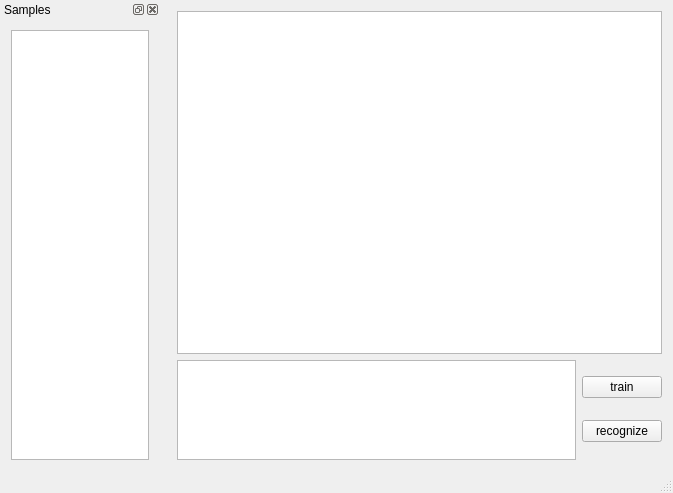
<?xml version="1.0" encoding="UTF-8"?>
<ui version="4.0">
 <class>MainWindowClass</class>
 <widget class="QMainWindow" name="MainWindowClass">
  <property name="geometry">
   <rect>
    <x>0</x>
    <y>0</y>
    <width>669</width>
    <height>493</height>
   </rect>
  </property>
  <property name="windowTitle">
   <string>HDR 1.0</string>
  </property>
  <property name="windowIcon">
   <iconset resource="res/res.qrc">
    <normaloff>:/new/main/main</normaloff>:/new/main/main</iconset>
  </property>
  <property name="styleSheet">
   <string notr="true"/>
  </property>
  <widget class="QWidget" name="centralWidget">
   <layout class="QGridLayout" name="gridLayout">
    <item row="0" column="0">
     <layout class="QVBoxLayout" name="verticalLayout_6">
      <item>
       <widget class="QGraphicsView" name="graphicsView">
        <property name="minimumSize">
         <size>
          <width>485</width>
          <height>325</height>
         </size>
        </property>
        <property name="alignment">
         <set>Qt::AlignLeading|Qt::AlignLeft|Qt::AlignTop</set>
        </property>
        <property name="cacheMode">
         <set>QGraphicsView::CacheBackground</set>
        </property>
        <property name="transformationAnchor">
         <enum>QGraphicsView::NoAnchor</enum>
        </property>
        <property name="resizeAnchor">
         <enum>QGraphicsView::NoAnchor</enum>
        </property>
       </widget>
      </item>
      <item>
       <layout class="QHBoxLayout" name="horizontalLayout_3">
        <item>
         <widget class="QTextEdit" name="resultEdit">
          <property name="minimumSize">
           <size>
            <width>0</width>
            <height>80</height>
           </size>
          </property>
          <property name="maximumSize">
           <size>
            <width>16777215</width>
            <height>100</height>
           </size>
          </property>
         </widget>
        </item>
        <item>
         <layout class="QVBoxLayout" name="verticalLayout">
          <item>
           <widget class="QPushButton" name="trainButton">
            <property name="text">
             <string>train</string>
            </property>
           </widget>
          </item>
          <item>
           <widget class="QPushButton" name="pushButton">
            <property name="text">
             <string>recognize</string>
            </property>
           </widget>
          </item>
         </layout>
        </item>
       </layout>
      </item>
     </layout>
    </item>
   </layout>
  </widget>
  <widget class="QMenuBar" name="menuBar">
   <property name="geometry">
    <rect>
     <x>0</x>
     <y>0</y>
     <width>669</width>
     <height>20</height>
    </rect>
   </property>
  </widget>
  <widget class="QStatusBar" name="statusBar">
   <property name="sizeGripEnabled">
    <bool>true</bool>
   </property>
  </widget>
  <widget class="QDockWidget" name="dockWidget">
   <property name="sizePolicy">
    <sizepolicy hsizetype="Expanding" vsizetype="Expanding">
     <horstretch>0</horstretch>
     <verstretch>0</verstretch>
    </sizepolicy>
   </property>
   <property name="minimumSize">
    <size>
     <width>160</width>
     <height>320</height>
    </size>
   </property>
   <property name="maximumSize">
    <size>
     <width>160</width>
     <height>524287</height>
    </size>
   </property>
   <property name="windowTitle">
    <string>Samples</string>
   </property>
   <attribute name="dockWidgetArea">
    <number>1</number>
   </attribute>
   <widget class="QWidget" name="dockWidgetContents">
    <layout class="QGridLayout" name="gridLayout_2">
     <item row="0" column="0">
      <widget class="SampleView" name="treeView">
       <property name="sortingEnabled">
        <bool>false</bool>
       </property>
       <property name="allColumnsShowFocus">
        <bool>true</bool>
       </property>
       <property name="headerHidden">
        <bool>true</bool>
       </property>
      </widget>
     </item>
    </layout>
   </widget>
  </widget>
 </widget>
 <layoutdefault spacing="6" margin="11"/>
 <customwidgets>
  <customwidget>
   <class>SampleView</class>
   <extends>QTreeView</extends>
   <header location="global">sampleview.h</header>
  </customwidget>
 </customwidgets>
 <resources>
  <include location="res/res.qrc"/>
 </resources>
 <connections>
  <connection>
   <sender>pushButton</sender>
   <signal>clicked()</signal>
   <receiver>MainWindowClass</receiver>
   <slot>recognize()</slot>
   <hints>
    <hint type="sourcelabel">
     <x>638</x>
     <y>412</y>
    </hint>
    <hint type="destinationlabel">
     <x>659</x>
     <y>412</y>
    </hint>
   </hints>
  </connection>
  <connection>
   <sender>trainButton</sender>
   <signal>clicked()</signal>
   <receiver>MainWindowClass</receiver>
   <slot>train()</slot>
   <hints>
    <hint type="sourcelabel">
     <x>627</x>
     <y>377</y>
    </hint>
    <hint type="destinationlabel">
     <x>658</x>
     <y>367</y>
    </hint>
   </hints>
  </connection>
 </connections>
 <slots>
  <slot>add()</slot>
  <slot>recognize()</slot>
  <slot>train()</slot>
 </slots>
</ui>
